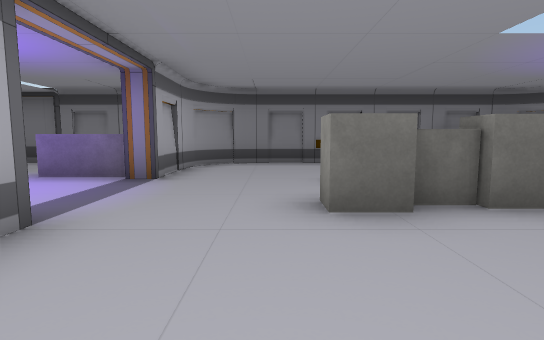
View 1 (above)

16 first-person views from a walk through a Unity game level. The camera is 1.4 m above the floor, tilts 6° down and sees 80° across. The floor is counted in squares, 2 m on a side. Each view is taken from the middle of a square. On the plan, view 1 faces up. The plan holds only what a view shows up to about 10 squares ahead; the rest is blank. The place goes on beyond the plan. The player is left out. Door leaves are left out, so doorways stand open. Some surface patterns are stand-ins.

View 2
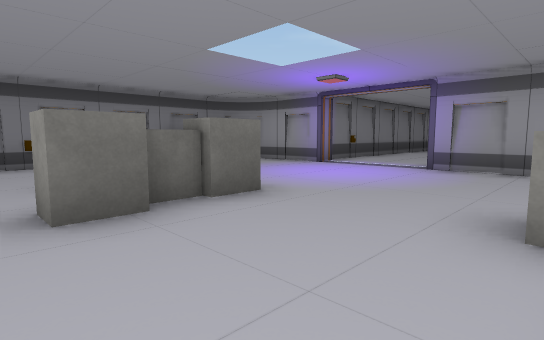

View 3
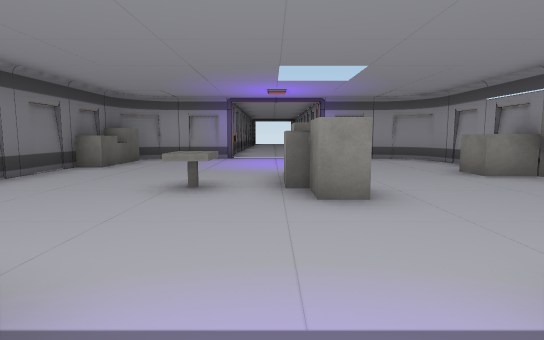

View 4
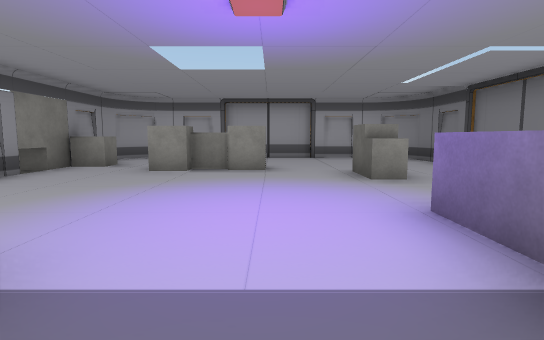

View 5
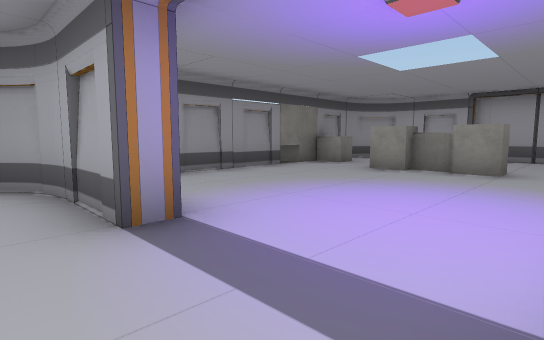

View 6
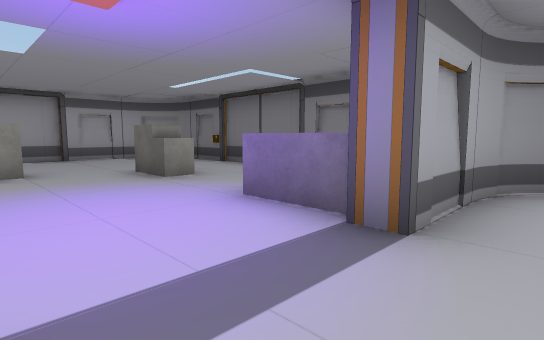

View 7
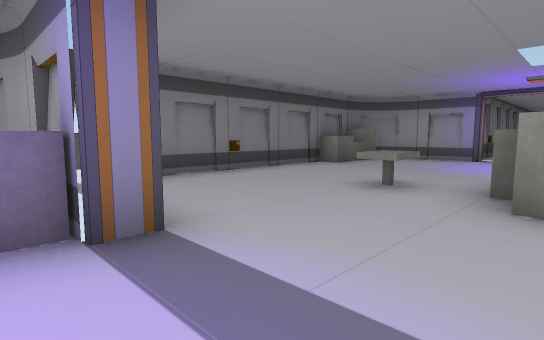

View 8
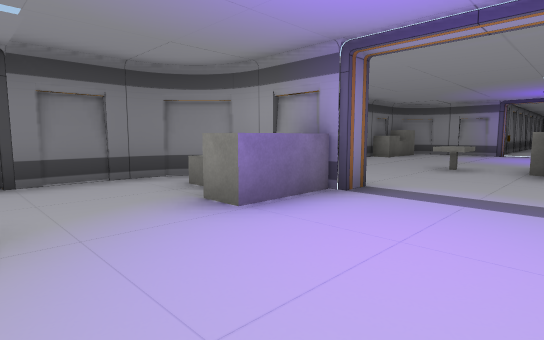

View 9
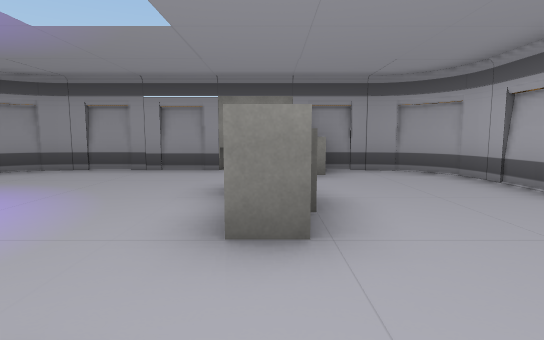

View 10
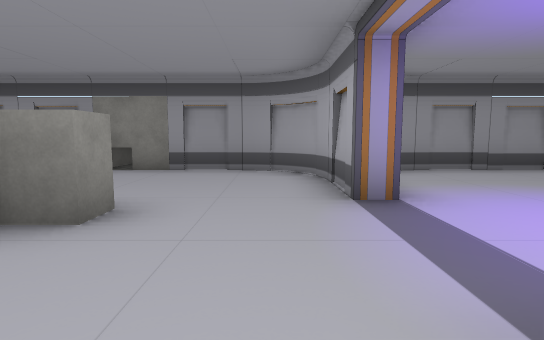

View 11
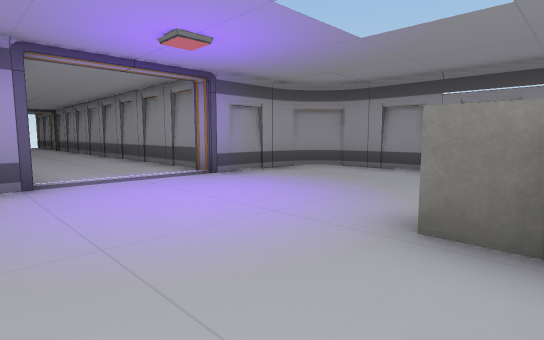

View 12
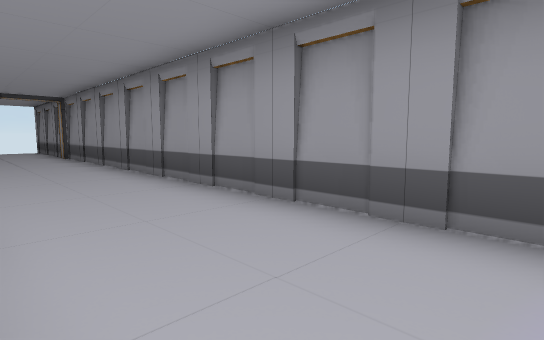

View 13
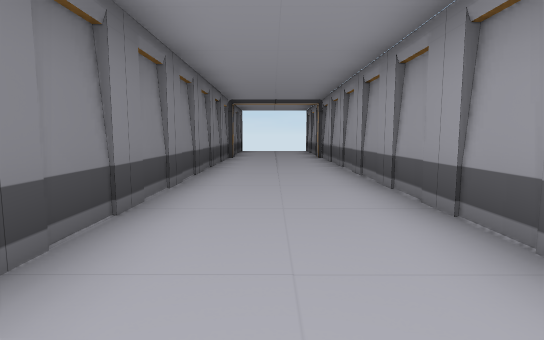

View 14
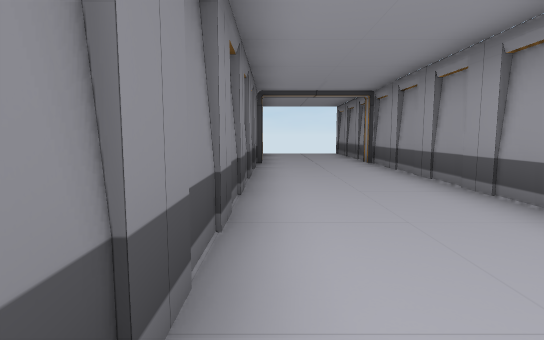

View 15
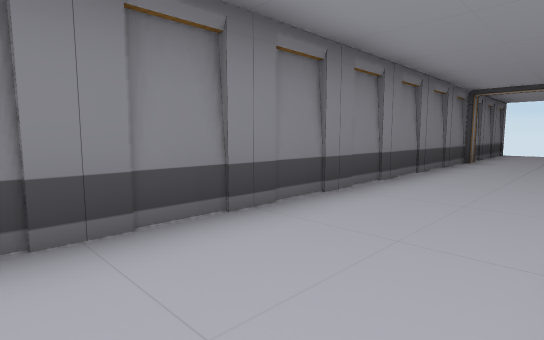

View 16
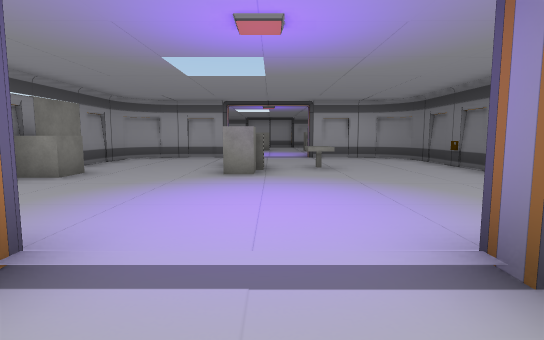

### Floor plan
Key: @ floor where view 1 was taken; # wall or solid block; . floor; D open door; ^ raised ledge; O other object.
Columns run from 12 left of view 1 to 22 right of it. Each row starts with its distance up from view 1.
  9  ## OOO###########
  8 ##.......##..O...OO#
  7 #........O#........#
  6 #....O..OO#........################
  5 #.........D..^.....D.O.........DD..
  4 #.........D........D...........DD..
  3 #...O.....D..OO....D...........DD.
  2 #...O.....#........###############
  1 #.........#........#
  0 #..O......#.@..O...#
 -1  ##############O####
 -2                ^

Where each view was taken, in squares from view 1:
view 1: 0 up, 0 right, facing up
view 2: 0 up, 0 right, facing up-right
view 3: 4 up, 3 left, facing right
view 4: 4 up, 1 left, facing left
view 5: 5 up, 1 left, facing down-left
view 6: 3 up, 1 left, facing up-left
view 7: 3 up, 3 left, facing up-right
view 8: 3 up, 6 left, facing up-right
view 9: 6 up, 8 left, facing down
view 10: 6 up, 1 left, facing down
view 11: 6 up, 2 right, facing down-right
view 12: 5 up, 8 right, facing down-right
view 13: 4 up, 9 right, facing right
view 14: 5 up, 11 right, facing right
view 15: 3 up, 10 right, facing up-right
view 16: 4 up, 9 right, facing left
